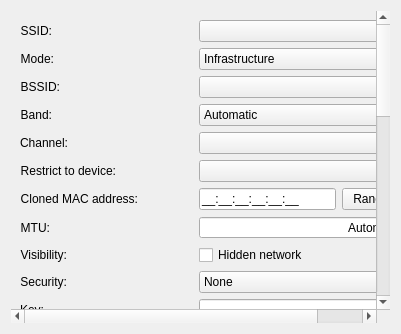
<?xml version="1.0" encoding="UTF-8"?>
<ui version="4.0">
 <class>WifiConnectionWidget</class>
 <widget class="QWidget" name="WifiConnectionWidget">
  <property name="geometry">
   <rect>
    <x>0</x>
    <y>0</y>
    <width>401</width>
    <height>334</height>
   </rect>
  </property>
  <layout class="QVBoxLayout" name="verticalLayout">
   <item>
    <widget class="QScrollArea" name="scrollArea">
     <property name="widgetResizable">
      <bool>true</bool>
     </property>
     <property name="frameShape">
      <enum>QFrame::NoFrame</enum>
     </property>
     <widget class="QWidget" name="scrollAreaWidgetContents">
      <layout class="QFormLayout" name="formLayout">
       <property name="fieldGrowthPolicy">
        <enum>QFormLayout::ExpandingFieldsGrow</enum>
       </property>
   <item row="0" column="0">
    <widget class="QLabel" name="SSIDLabel">
     <property name="text">
      <string>SSID:</string>
     </property>
     <property name="alignment">
      <set>Qt::AlignRight|Qt::AlignTrailing|Qt::AlignVCenter</set>
     </property>
     <property name="buddy">
      <cstring>SSIDCombo</cstring>
     </property>
    </widget>
   </item>
   <item row="0" column="1">
    <widget class="SsidComboBox" name="SSIDCombo">
     <property name="sizePolicy">
      <sizepolicy hsizetype="MinimumExpanding" vsizetype="Fixed">
       <horstretch>0</horstretch>
       <verstretch>0</verstretch>
      </sizepolicy>
     </property>
     <property name="sizeAdjustPolicy">
      <enum>QComboBox::AdjustToContentsOnFirstShow</enum>
     </property>
    </widget>
   </item>
   <item row="1" column="0">
    <widget class="QLabel" name="modeLabel">
     <property name="text">
      <string>Mode:</string>
     </property>
     <property name="alignment">
      <set>Qt::AlignRight|Qt::AlignTrailing|Qt::AlignVCenter</set>
     </property>
     <property name="buddy">
      <cstring>modeComboBox</cstring>
     </property>
    </widget>
   </item>
   <item row="1" column="1">
    <widget class="KComboBox" name="modeComboBox">
     <property name="sizePolicy">
      <sizepolicy hsizetype="MinimumExpanding" vsizetype="Fixed">
       <horstretch>0</horstretch>
       <verstretch>0</verstretch>
      </sizepolicy>
     </property>
     <item>
      <property name="text">
       <string>Infrastructure</string>
      </property>
     </item>
     <item>
      <property name="text">
       <string>Ad-hoc</string>
      </property>
     </item>
     <item>
      <property name="text">
       <string>Access Point</string>
      </property>
     </item>
    </widget>
   </item>
   <item row="2" column="0">
    <widget class="QLabel" name="BSSIDLabel">
     <property name="text">
      <string>BSSID:</string>
     </property>
     <property name="alignment">
      <set>Qt::AlignRight|Qt::AlignTrailing|Qt::AlignVCenter</set>
     </property>
     <property name="buddy">
      <cstring>BSSIDCombo</cstring>
     </property>
    </widget>
   </item>
   <item row="2" column="1">
    <widget class="BssidComboBox" name="BSSIDCombo">
     <property name="sizePolicy">
      <sizepolicy hsizetype="MinimumExpanding" vsizetype="Fixed">
       <horstretch>0</horstretch>
       <verstretch>0</verstretch>
      </sizepolicy>
     </property>
     <property name="toolTip">
      <string>This option locks this connection to the Wi-Fi access point (AP) specified by the
 BSSID entered here. Example: 00:11:22:33:44:55</string>
     </property>
     <property name="sizeAdjustPolicy">
      <enum>QComboBox::AdjustToContentsOnFirstShow</enum>
     </property>
    </widget>
   </item>
   <item row="3" column="0">
    <widget class="QLabel" name="bandLabel">
     <property name="sizePolicy">
      <sizepolicy hsizetype="Preferred" vsizetype="Minimum">
       <horstretch>0</horstretch>
       <verstretch>0</verstretch>
      </sizepolicy>
     </property>
     <property name="text">
      <string>Band:</string>
     </property>
     <property name="alignment">
      <set>Qt::AlignRight|Qt::AlignTrailing|Qt::AlignVCenter</set>
     </property>
     <property name="buddy">
      <cstring>band</cstring>
     </property>
    </widget>
   </item>
   <item row="3" column="1">
    <widget class="KComboBox" name="band">
     <property name="sizePolicy">
      <sizepolicy hsizetype="MinimumExpanding" vsizetype="Minimum">
       <horstretch>0</horstretch>
       <verstretch>0</verstretch>
      </sizepolicy>
     </property>
     <property name="toolTip">
      <string>This option locks the connection to the Wi-Fi network associated to the specified band. This setting depends
 on specific driver capability and may not work with all drivers</string>
     </property>
     <item>
      <property name="text">
       <string comment="Band:">Automatic</string>
      </property>
     </item>
     <item>
      <property name="text">
       <string>A (5 GHz)</string>
      </property>
     </item>
     <item>
      <property name="text">
       <string>B/G (2.4 GHz)</string>
      </property>
     </item>
    </widget>
   </item>
   <item row="4" column="0">
    <widget class="QLabel" name="channelLabel">
     <property name="text">
      <string>Channel:</string>
     </property>
     <property name="alignment">
      <set>Qt::AlignRight|Qt::AlignTrailing|Qt::AlignVCenter</set>
     </property>
     <property name="buddy">
      <cstring>channel</cstring>
     </property>
    </widget>
   </item>
   <item row="4" column="1">
    <widget class="KComboBox" name="channel">
     <property name="sizePolicy">
      <sizepolicy hsizetype="MinimumExpanding" vsizetype="Fixed">
       <horstretch>0</horstretch>
       <verstretch>0</verstretch>
      </sizepolicy>
     </property>
     <property name="toolTip">
      <string>Wireless channel to use for the Wi-Fi connection. The device will only join (or create for Ad-Hoc networks)
a Wi-Fi network on the specified channel</string>
     </property>
    </widget>
   </item>
   <item row="5" column="0">
    <widget class="QLabel" name="label">
     <property name="text">
      <string>Restrict to device:</string>
     </property>
     <property name="alignment">
      <set>Qt::AlignRight|Qt::AlignTrailing|Qt::AlignVCenter</set>
     </property>
     <property name="buddy">
      <cstring>macAddress</cstring>
     </property>
    </widget>
   </item>
   <item row="5" column="1">
    <widget class="HwAddrComboBox" name="macAddress">
     <property name="sizePolicy">
      <sizepolicy hsizetype="MinimumExpanding" vsizetype="Fixed">
       <horstretch>0</horstretch>
       <verstretch>0</verstretch>
      </sizepolicy>
     </property>
    </widget>
   </item>
   <item row="6" column="0">
    <widget class="QLabel" name="label_2">
     <property name="text">
      <string>Cloned MAC address:</string>
     </property>
     <property name="alignment">
      <set>Qt::AlignRight|Qt::AlignTrailing|Qt::AlignVCenter</set>
     </property>
     <property name="buddy">
      <cstring>clonedMacAddress</cstring>
     </property>
    </widget>
   </item>
   <item row="6" column="1">
    <layout class="QHBoxLayout" name="horizontalLayout">
     <item>
      <widget class="KLineEdit" name="clonedMacAddress">
       <property name="sizePolicy">
        <sizepolicy hsizetype="MinimumExpanding" vsizetype="Fixed">
         <horstretch>0</horstretch>
         <verstretch>0</verstretch>
        </sizepolicy>
       </property>
       <property name="inputMask">
        <string notr="true">HH:HH:HH:HH:HH:HH;_</string>
       </property>
       <property name="alignment">
        <set>Qt::AlignLeading|Qt::AlignLeft|Qt::AlignVCenter</set>
       </property>
      </widget>
     </item>
     <item>
      <widget class="QPushButton" name="btnRandomMacAddr">
       <property name="text">
        <string>Random…</string>
       </property>
      </widget>
     </item>
    </layout>
   </item>
   <item row="7" column="0">
    <widget class="QLabel" name="label_3">
     <property name="text">
      <string>MTU:</string>
     </property>
     <property name="alignment">
      <set>Qt::AlignRight|Qt::AlignTrailing|Qt::AlignVCenter</set>
     </property>
     <property name="buddy">
      <cstring>mtu</cstring>
     </property>
    </widget>
   </item>
   <item row="7" column="1">
    <widget class="QSpinBox" name="mtu">
     <property name="sizePolicy">
      <sizepolicy hsizetype="MinimumExpanding" vsizetype="Fixed">
       <horstretch>0</horstretch>
       <verstretch>0</verstretch>
      </sizepolicy>
     </property>
     <property name="alignment">
      <set>Qt::AlignRight|Qt::AlignTrailing|Qt::AlignVCenter</set>
     </property>
     <property name="specialValueText">
      <string comment="MTU:">Automatic</string>
     </property>
     <property name="suffix">
      <string> bytes</string>
     </property>
     <property name="prefix">
      <string/>
     </property>
     <property name="maximum">
      <number>10000</number>
     </property>
    </widget>
   </item>
   <item row="8" column="0">
    <widget class="QLabel" name="label_4">
     <property name="toolTip">
      <string>Mark this if you want to create a connection for a hidden network</string>
     </property>
     <property name="text">
      <string>Visibility:</string>
     </property>
     <property name="alignment">
      <set>Qt::AlignRight|Qt::AlignTrailing|Qt::AlignVCenter</set>
     </property>
     <property name="buddy">
      <cstring>hiddenNetwork</cstring>
     </property>
    </widget>
   </item>
   <item row="8" column="1">
    <widget class="QCheckBox" name="hiddenNetwork">
     <property name="toolTip">
      <string>Mark this if you want to create a connection for a hidden network</string>
     </property>
     <property name="text">
      <string>Hidden network</string>
     </property>
    </widget>
   </item>
   <item row="9" column="0">
      <widget class="QLabel" name="securityLabel">
       <property name="text">
        <string>Security:</string>
       </property>
       <property name="alignment">
        <set>Qt::AlignRight|Qt::AlignTrailing|Qt::AlignVCenter</set>
       </property>
       <property name="buddy">
        <cstring>securityCombo</cstring>
       </property>
      </widget>
     </item>
     <item row="9" column="1">
      <widget class="KComboBox" name="securityCombo">
       <property name="sizePolicy">
        <sizepolicy hsizetype="MinimumExpanding" vsizetype="Fixed">
         <horstretch>0</horstretch>
         <verstretch>0</verstretch>
        </sizepolicy>
       </property>
       <item>
        <property name="text">
         <string comment="no security">None</string>
        </property>
       </item>
       <item>
        <property name="text">
         <string>WEP key 40/128 bits (Hex or ASCII)</string>
        </property>
       </item>
       <item>
        <property name="text">
         <string>WEP key 128 bits</string>
        </property>
       </item>
       <item>
        <property name="text">
         <string>LEAP</string>
        </property>
       </item>
       <item>
        <property name="text">
         <string>Dynamic WEP (802.1x)</string>
        </property>
       </item>
       <item>
        <property name="text">
         <string>WPA/WPA2 Personal</string>
        </property>
       </item>
       <item>
        <property name="text">
         <string>WPA/WPA2 Enterprise</string>
        </property>
       </item>
       <item>
        <property name="text">
         <string>WPA3 Personal</string>
        </property>
       </item>
       <item>
        <property name="text">
         <string>WPA3 Enterprise 192-bit</string>
        </property>
       </item>
       <item>
        <property name="text">
         <string>Enhanced Open (OWE)</string>
        </property>
       </item>
      </widget>
     </item>
     <item row="10" column="0">
      <widget class="QLabel" name="wepKeyLabel">
       <property name="text">
        <string>Key:</string>
       </property>
       <property name="alignment">
        <set>Qt::AlignRight|Qt::AlignTrailing|Qt::AlignVCenter</set>
       </property>
       <property name="buddy">
        <cstring>wepKey</cstring>
       </property>
      </widget>
     </item>
     <item row="10" column="1">
      <widget class="PasswordField" name="wepKey">
       <property name="maxLength">
        <number>26</number>
       </property>
       <property name="passwordModeEnabled" stdset="0">
        <bool>true</bool>
       </property>
      </widget>
     </item>
     <item row="11" column="0">
      <widget class="QLabel" name="wepIndexLabel">
       <property name="text">
        <string>WEP index:</string>
       </property>
       <property name="alignment">
        <set>Qt::AlignRight|Qt::AlignTrailing|Qt::AlignVCenter</set>
       </property>
       <property name="buddy">
        <cstring>wepIndex</cstring>
       </property>
      </widget>
     </item>
     <item row="11" column="1">
      <widget class="KComboBox" name="wepIndex">
       <property name="sizePolicy">
        <sizepolicy hsizetype="MinimumExpanding" vsizetype="Fixed">
         <horstretch>0</horstretch>
         <verstretch>0</verstretch>
        </sizepolicy>
       </property>
       <item>
        <property name="text">
         <string>1 (default)</string>
        </property>
       </item>
       <item>
        <property name="text">
         <string>2</string>
        </property>
       </item>
       <item>
        <property name="text">
         <string>3</string>
        </property>
       </item>
       <item>
        <property name="text">
         <string>4</string>
        </property>
       </item>
      </widget>
     </item>
     <item row="12" column="0">
      <widget class="QLabel" name="wepAuthLabel">
       <property name="text">
        <string>Authentication:</string>
       </property>
       <property name="alignment">
        <set>Qt::AlignRight|Qt::AlignTrailing|Qt::AlignVCenter</set>
       </property>
       <property name="buddy">
        <cstring>wepAuth</cstring>
       </property>
      </widget>
     </item>
     <item row="12" column="1">
      <widget class="KComboBox" name="wepAuth">
       <property name="sizePolicy">
        <sizepolicy hsizetype="MinimumExpanding" vsizetype="Fixed">
         <horstretch>0</horstretch>
         <verstretch>0</verstretch>
        </sizepolicy>
       </property>
       <item>
        <property name="text">
         <string>Open System</string>
        </property>
       </item>
       <item>
        <property name="text">
         <string>Shared Key</string>
        </property>
       </item>
      </widget>
     </item>
     <item row="13" column="0">
      <widget class="QLabel" name="leapUsernameLabel">
       <property name="text">
        <string>Username:</string>
       </property>
       <property name="alignment">
        <set>Qt::AlignRight|Qt::AlignTrailing|Qt::AlignVCenter</set>
       </property>
       <property name="buddy">
        <cstring>leapUsername</cstring>
       </property>
      </widget>
     </item>
     <item row="13" column="1">
      <widget class="KLineEdit" name="leapUsername"/>
     </item>
     <item row="14" column="0">
      <widget class="QLabel" name="leapPasswordLabel">
       <property name="text">
        <string>Password:</string>
       </property>
       <property name="alignment">
        <set>Qt::AlignRight|Qt::AlignTrailing|Qt::AlignVCenter</set>
       </property>
       <property name="buddy">
        <cstring>leapPassword</cstring>
       </property>
      </widget>
     </item>
     <item row="14" column="1">
      <widget class="PasswordField" name="leapPassword">
       <property name="passwordModeEnabled" stdset="0">
        <bool>true</bool>
       </property>
      </widget>
     </item>
     <item row="15" column="0">
      <widget class="QLabel" name="pskLabel">
       <property name="text">
        <string>Password:</string>
       </property>
       <property name="alignment">
        <set>Qt::AlignRight|Qt::AlignTrailing|Qt::AlignVCenter</set>
       </property>
       <property name="buddy">
        <cstring>psk</cstring>
       </property>
      </widget>
     </item>
     <item row="15" column="1">
      <widget class="PasswordField" name="psk">
       <property name="passwordModeEnabled" stdset="0">
        <bool>true</bool>
       </property>
      </widget>
     </item>
     <!-- 802.1x Authentication Method -->
     <item row="16" column="0">
      <widget class="QLabel" name="auth8021xLabel">
       <property name="text">
        <string>Authentication:</string>
       </property>
       <property name="alignment">
        <set>Qt::AlignRight|Qt::AlignTrailing|Qt::AlignVCenter</set>
       </property>
       <property name="buddy">
        <cstring>auth8021x</cstring>
       </property>
      </widget>
     </item>
     <item row="16" column="1">
      <widget class="KComboBox" name="auth8021x">
       <property name="sizePolicy">
        <sizepolicy hsizetype="MinimumExpanding" vsizetype="Fixed">
         <horstretch>0</horstretch>
         <verstretch>0</verstretch>
        </sizepolicy>
       </property>
       <property name="currentIndex">
        <number>0</number>
       </property>
       <item>
        <property name="text">
         <string>MD5</string>
        </property>
       </item>
       <item>
        <property name="text">
         <string>TLS</string>
        </property>
       </item>
       <item>
        <property name="text">
         <string>LEAP</string>
        </property>
       </item>
       <item>
        <property name="text">
         <string>PWD</string>
        </property>
       </item>
       <item>
        <property name="text">
         <string>FAST</string>
        </property>
       </item>
       <item>
        <property name="text">
         <string>Tunneled TLS (TTLS)</string>
        </property>
       </item>
       <item>
        <property name="text">
         <string>Protected EAP (PEAP)</string>
        </property>
       </item>
      </widget>
     </item>
     <!-- 802.1x Username/Identity -->
     <item row="17" column="0">
      <widget class="QLabel" name="username8021xLabel">
       <property name="text">
        <string>Username:</string>
       </property>
       <property name="alignment">
        <set>Qt::AlignRight|Qt::AlignTrailing|Qt::AlignVCenter</set>
       </property>
       <property name="buddy">
        <cstring>username8021x</cstring>
       </property>
      </widget>
     </item>
     <item row="17" column="1">
      <widget class="KLineEdit" name="username8021x"/>
     </item>
     <!-- 802.1x Password -->
     <item row="18" column="0">
      <widget class="QLabel" name="password8021xLabel">
       <property name="text">
        <string>Password:</string>
       </property>
       <property name="alignment">
        <set>Qt::AlignRight|Qt::AlignTrailing|Qt::AlignVCenter</set>
       </property>
       <property name="buddy">
        <cstring>password8021x</cstring>
       </property>
      </widget>
     </item>
     <item row="18" column="1">
      <widget class="PasswordField" name="password8021x">
       <property name="passwordModeEnabled" stdset="0">
        <bool>true</bool>
       </property>
      </widget>
     </item>
     <!-- 802.1x Domain -->
     <item row="19" column="0">
      <widget class="QLabel" name="domain8021xLabel">
       <property name="text">
        <string>Domain:</string>
       </property>
       <property name="alignment">
        <set>Qt::AlignRight|Qt::AlignTrailing|Qt::AlignVCenter</set>
       </property>
       <property name="buddy">
        <cstring>domain8021x</cstring>
       </property>
      </widget>
     </item>
     <item row="19" column="1">
      <widget class="KLineEdit" name="domain8021x"/>
     </item>
     <!-- 802.1x Anonymous Identity -->
     <item row="20" column="0">
      <widget class="QLabel" name="anonymousIdentity8021xLabel">
       <property name="text">
        <string>Anonymous identity:</string>
       </property>
       <property name="alignment">
        <set>Qt::AlignRight|Qt::AlignTrailing|Qt::AlignVCenter</set>
       </property>
       <property name="buddy">
        <cstring>anonymousIdentity8021x</cstring>
       </property>
      </widget>
     </item>
     <item row="20" column="1">
      <widget class="KLineEdit" name="anonymousIdentity8021x"/>
     </item>
     <!-- 802.1x User Certificate -->
     <item row="21" column="0">
      <widget class="QLabel" name="userCert8021xLabel">
       <property name="text">
        <string>User certificate:</string>
       </property>
       <property name="alignment">
        <set>Qt::AlignRight|Qt::AlignTrailing|Qt::AlignVCenter</set>
       </property>
       <property name="buddy">
        <cstring>userCert8021x</cstring>
       </property>
      </widget>
     </item>
     <item row="21" column="1">
      <widget class="KUrlRequester" name="userCert8021x">
       <property name="nameFilters">
        <StringList>
         <string notr="true">*.der *.pem *.crt *.cer</string>
        </StringList>
       </property>
      </widget>
     </item>
     <!-- 802.1x CA Certificate -->
     <item row="22" column="0">
      <widget class="QLabel" name="caCert8021xLabel">
       <property name="text">
        <string>CA certificate:</string>
       </property>
       <property name="alignment">
        <set>Qt::AlignRight|Qt::AlignTrailing|Qt::AlignVCenter</set>
       </property>
       <property name="buddy">
        <cstring>caCert8021x</cstring>
       </property>
      </widget>
     </item>
     <item row="22" column="1">
      <widget class="KUrlRequester" name="caCert8021x">
       <property name="nameFilters">
        <StringList>
         <string notr="true">*.der *.pem *.crt *.cer</string>
        </StringList>
       </property>
      </widget>
     </item>
     <!-- 802.1x Subject Match -->
     <item row="23" column="0">
      <widget class="QLabel" name="subjectMatch8021xLabel">
       <property name="text">
        <string>Subject match:</string>
       </property>
       <property name="alignment">
        <set>Qt::AlignRight|Qt::AlignTrailing|Qt::AlignVCenter</set>
       </property>
       <property name="buddy">
        <cstring>subjectMatch8021x</cstring>
       </property>
      </widget>
     </item>
     <item row="23" column="1">
      <widget class="QLineEdit" name="subjectMatch8021x"/>
     </item>
     <!-- 802.1x Alternative Subject Matches -->
     <item row="24" column="0">
      <widget class="QLabel" name="altSubjectMatches8021xLabel">
       <property name="text">
        <string>Alternative subject matches:</string>
       </property>
       <property name="alignment">
        <set>Qt::AlignRight|Qt::AlignTrailing|Qt::AlignVCenter</set>
       </property>
       <property name="buddy">
        <cstring>altSubjectMatches8021x</cstring>
       </property>
      </widget>
     </item>
     <item row="24" column="1">
      <layout class="QHBoxLayout" name="altSubjectMatches8021xLayout">
       <item>
        <widget class="QLineEdit" name="altSubjectMatches8021x"/>
       </item>
       <item>
        <widget class="QPushButton" name="btnAltSubjectMatches8021x">
         <property name="text">
          <string>…</string>
         </property>
        </widget>
       </item>
      </layout>
     </item>
     <!-- 802.1x Connect to Servers -->
     <item row="25" column="0">
      <widget class="QLabel" name="connectToServers8021xLabel">
       <property name="text">
        <string>Connect to these servers:</string>
       </property>
       <property name="alignment">
        <set>Qt::AlignRight|Qt::AlignTrailing|Qt::AlignVCenter</set>
       </property>
       <property name="buddy">
        <cstring>connectToServers8021x</cstring>
       </property>
      </widget>
     </item>
     <item row="25" column="1">
      <layout class="QHBoxLayout" name="connectToServers8021xLayout">
       <item>
        <widget class="QLineEdit" name="connectToServers8021x"/>
       </item>
       <item>
        <widget class="QPushButton" name="btnConnectToServers8021x">
         <property name="text">
          <string>…</string>
         </property>
        </widget>
       </item>
      </layout>
     </item>
     <!-- 802.1x Private Key -->
     <item row="26" column="0">
      <widget class="QLabel" name="privateKey8021xLabel">
       <property name="text">
        <string>Private key:</string>
       </property>
       <property name="alignment">
        <set>Qt::AlignRight|Qt::AlignTrailing|Qt::AlignVCenter</set>
       </property>
       <property name="buddy">
        <cstring>privateKey8021x</cstring>
       </property>
      </widget>
     </item>
     <item row="26" column="1">
      <widget class="KUrlRequester" name="privateKey8021x">
       <property name="nameFilters">
        <StringList>
         <string notr="true">*.der *.pem *.p12 *.key</string>
        </StringList>
       </property>
      </widget>
     </item>
     <!-- 802.1x Private Key Password -->
     <item row="27" column="0">
      <widget class="QLabel" name="privateKeyPassword8021xLabel">
       <property name="text">
        <string>Private key password:</string>
       </property>
       <property name="alignment">
        <set>Qt::AlignRight|Qt::AlignTrailing|Qt::AlignVCenter</set>
       </property>
       <property name="buddy">
        <cstring>privateKeyPassword8021x</cstring>
       </property>
      </widget>
     </item>
     <item row="27" column="1">
      <widget class="PasswordField" name="privateKeyPassword8021x">
       <property name="passwordModeEnabled" stdset="0">
        <bool>true</bool>
       </property>
      </widget>
     </item>
     <!-- 802.1x PAC Provisioning -->
     <item row="28" column="0">
      <widget class="QCheckBox" name="pacProvisioning8021x">
       <property name="text">
        <string>Automatic PAC provisioning</string>
       </property>
      </widget>
     </item>
     <item row="28" column="1">
      <widget class="KComboBox" name="pacMethod8021x">
       <property name="enabled">
        <bool>false</bool>
       </property>
       <property name="sizePolicy">
        <sizepolicy hsizetype="MinimumExpanding" vsizetype="Fixed">
         <horstretch>0</horstretch>
         <verstretch>0</verstretch>
        </sizepolicy>
       </property>
       <item>
        <property name="text">
         <string>Anonymous</string>
        </property>
       </item>
       <item>
        <property name="text">
         <string>Authenticated</string>
        </property>
       </item>
       <item>
        <property name="text">
         <string>Both</string>
        </property>
       </item>
      </widget>
     </item>
     <!-- 802.1x PAC File -->
     <item row="29" column="0">
      <widget class="QLabel" name="pacFile8021xLabel">
       <property name="text">
        <string>PAC file:</string>
       </property>
       <property name="alignment">
        <set>Qt::AlignRight|Qt::AlignTrailing|Qt::AlignVCenter</set>
       </property>
       <property name="buddy">
        <cstring>pacFile8021x</cstring>
       </property>
      </widget>
     </item>
     <item row="29" column="1">
      <widget class="KUrlRequester" name="pacFile8021x">
       <property name="nameFilters">
        <StringList>
         <string notr="true">*.pac</string>
        </StringList>
       </property>
      </widget>
     </item>
     <!-- 802.1x Inner Authentication -->
     <item row="30" column="0">
      <widget class="QLabel" name="innerAuth8021xLabel">
       <property name="text">
        <string>Inner authentication:</string>
       </property>
       <property name="alignment">
        <set>Qt::AlignRight|Qt::AlignTrailing|Qt::AlignVCenter</set>
       </property>
       <property name="buddy">
        <cstring>innerAuth8021x</cstring>
       </property>
      </widget>
     </item>
     <item row="30" column="1">
      <widget class="KComboBox" name="innerAuth8021x">
       <property name="sizePolicy">
        <sizepolicy hsizetype="MinimumExpanding" vsizetype="Fixed">
         <horstretch>0</horstretch>
         <verstretch>0</verstretch>
        </sizepolicy>
       </property>
      </widget>
     </item>
     <!-- 802.1x PEAP Version -->
     <item row="31" column="0">
      <widget class="QLabel" name="peapVersion8021xLabel">
       <property name="text">
        <string>PEAP version:</string>
       </property>
       <property name="alignment">
        <set>Qt::AlignRight|Qt::AlignTrailing|Qt::AlignVCenter</set>
       </property>
       <property name="buddy">
        <cstring>peapVersion8021x</cstring>
       </property>
      </widget>
     </item>
     <item row="31" column="1">
      <widget class="KComboBox" name="peapVersion8021x">
       <property name="sizePolicy">
        <sizepolicy hsizetype="MinimumExpanding" vsizetype="Fixed">
         <horstretch>0</horstretch>
         <verstretch>0</verstretch>
        </sizepolicy>
       </property>
       <item>
        <property name="text">
         <string comment="PEAP version">Automatic</string>
        </property>
       </item>
       <item>
        <property name="text">
         <string>Version 0</string>
        </property>
       </item>
       <item>
        <property name="text">
         <string>Version 1</string>
        </property>
       </item>
      </widget>
     </item>
      </layout>
     </widget>
    </widget>
   </item>
  </layout>
 </widget>
 <customwidgets>
  <customwidget>
   <class>KComboBox</class>
   <extends>QComboBox</extends>
   <header>kcombobox.h</header>
  </customwidget>
  <customwidget>
   <class>KLineEdit</class>
   <extends>QLineEdit</extends>
   <header>klineedit.h</header>
  </customwidget>
  <customwidget>
   <class>HwAddrComboBox</class>
   <extends>QComboBox</extends>
   <header>hwaddrcombobox.h</header>
  </customwidget>
  <customwidget>
   <class>SsidComboBox</class>
   <extends>QComboBox</extends>
   <header>ssidcombobox.h</header>
  </customwidget>
  <customwidget>
   <class>BssidComboBox</class>
   <extends>QComboBox</extends>
   <header>bssidcombobox.h</header>
  </customwidget>
  <customwidget>
   <class>PasswordField</class>
   <extends>QLineEdit</extends>
   <header>passwordfield.h</header>
  </customwidget>
  <customwidget>
   <class>KUrlRequester</class>
   <extends>QWidget</extends>
   <header>kurlrequester.h</header>
  </customwidget>
 </customwidgets>
 <tabstops>
  <tabstop>SSIDCombo</tabstop>
  <tabstop>modeComboBox</tabstop>
  <tabstop>BSSIDCombo</tabstop>
  <tabstop>band</tabstop>
  <tabstop>channel</tabstop>
  <tabstop>macAddress</tabstop>
  <tabstop>clonedMacAddress</tabstop>
  <tabstop>btnRandomMacAddr</tabstop>
  <tabstop>mtu</tabstop>
  <tabstop>hiddenNetwork</tabstop>
  <tabstop>securityCombo</tabstop>
  <tabstop>wepKey</tabstop>
  <tabstop>wepIndex</tabstop>
  <tabstop>wepAuth</tabstop>
  <tabstop>leapUsername</tabstop>
  <tabstop>leapPassword</tabstop>
  <tabstop>psk</tabstop>
 </tabstops>
 <resources/>
 <connections>
  <connection>
   <sender>pacProvisioning8021x</sender>
   <signal>toggled(bool)</signal>
   <receiver>pacMethod8021x</receiver>
   <slot>setEnabled(bool)</slot>
  </connection>
 </connections>
</ui>
